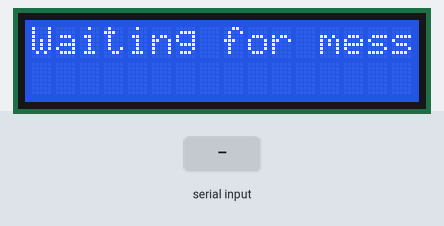
Bench run of a sketch on a simulated Arduino Uno, built with avr-gcc and run on an emulated ATmega328P. Parts: 16×2 character LCD. The inputs (shaded band) are chosen by the test bench. What the sketch prints to the serial monitor is not drawn.

Above: at 0.1 s.
1.7 s: "1" received over Serial
At 4.2 s:
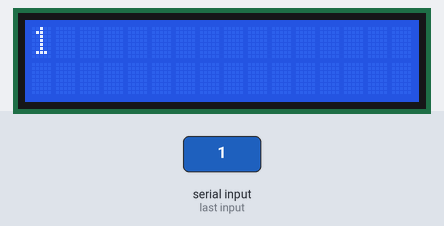
4.5 s: "0" received over Serial
At 6.1 s:
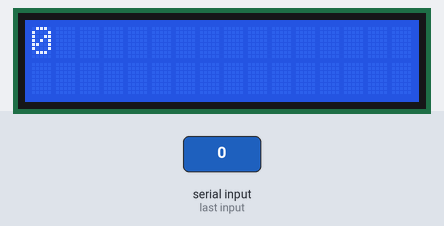
7.0 s: "2" received over Serial
At 9.2 s:
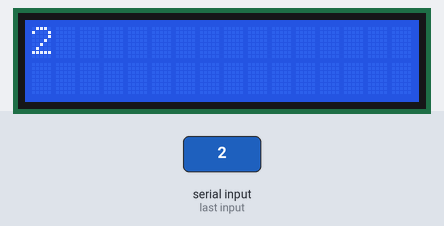
Timing chart, 0 to 10.7 s (numbered marks = the images above; inputs shaded):
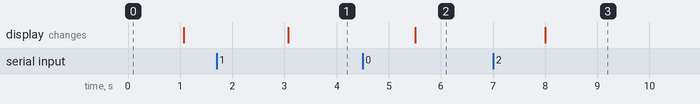

The sketch:

configiration_part.ino
```cpp
#include <LiquidCrystal.h>

#define CMK_HARDWARE
#ifdef CMK_HARDWARE
#define RS 8
#define En 9
#define D4 4
#define D5 5
#define D6 6
#define D7 7
#else
#define RS 12
#define En 11
#define D4 5
#define D5 4
#define D6 3
#define D7 2
#endif

LiquidCrystal lcd(RS, En, D4, D5, D6, D7);  // Initialize LCD

char mystr[10];  // Buffer to hold incoming serial data

void setup() {
  Serial.begin(9600);  // Initialize serial communication at 9600 baud rate
  lcd.begin(16, 2);     // Initialize the LCD with 16 columns and 2 rows
  lcd.setCursor(0, 0);  // Set the cursor to the first row, first column
  lcd.print("Waiting for message...");
}

void loop() {
  // Check if there is any data available in the serial buffer
    // Read the incoming data into the mystr buffer
    Serial.readBytes(mystr, 8);
    Serial.println(mystr);
    // Null-terminate the string (ensure it's properly printed)
    mystr[8] = '\0';

    // Print the message to the LCD
    lcd.clear();  // Clear the LCD screen before printing new message
    lcd.setCursor(0, 0);  // Reset the cursor to the first row, first column
    lcd.print(mystr);  // Print the received message
    delay(1000);  // Wait for 1 second to view the message

}
```

Measured:
- after the input at 1.7 s, the display: changes after 1.4 s (image 1)
- after the input at 4.5 s, the display: changes after 1.0 s (image 2)
- after the input at 7.0 s, the display: changes after 1.0 s (image 3)
